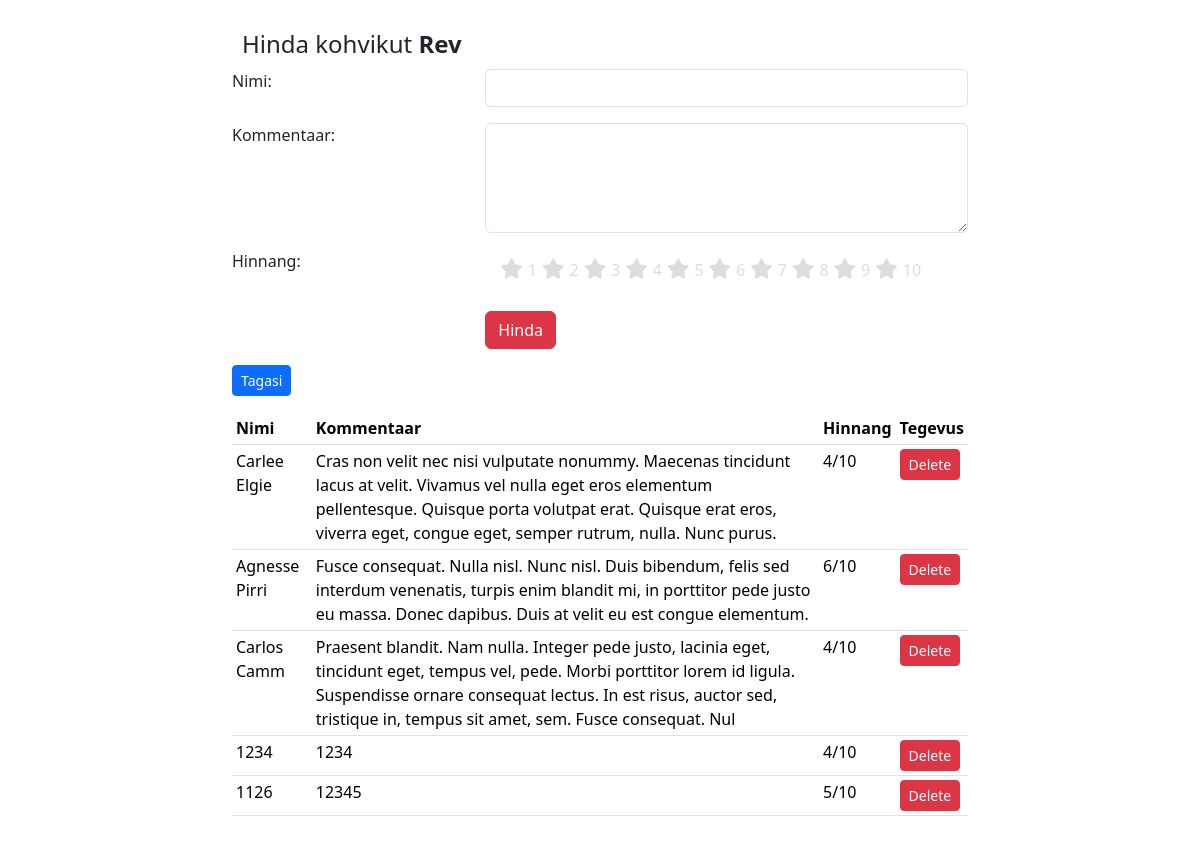
The page /kohvik.php?id=9 on the database its author committed.
### tables this page shows
CREATE TABLE `toidukohad` (
  `id` int(6) NOT NULL,
  `nimi` varchar(255) NOT NULL,
  `asukoht` varchar(255) NOT NULL,
  `keskmine_hinne` double NOT NULL,
  `hinnatud` int(6) NOT NULL
);

CREATE TABLE `hinnangud` (
  `id` int(6) NOT NULL,
  `nimi` varchar(255) NOT NULL,
  `kommentaar` varchar(255) NOT NULL,
  `hinnang` int(2) NOT NULL,
  `toidukohad_id` int(6) NOT NULL
);

### kohvik.php (the view, shortened to what this page needs)
<?php include('config.php'); ?>
<!doctype html>
<html lang="et">
<head>
    <link href="https://cdn.jsdelivr.net/npm/bootstrap@5.3.3/dist/css/bootstrap.min.css" rel="stylesheet">
    <link href="//netdna.bootstrapcdn.com/font-awesome/3.2.1/css/font-awesome.css" rel="stylesheet">
</head>
<body>
<div class="container">
    <div class="row">
        <div class="col-2"></div>
        <div class="col-8">
            <?php
            if (!empty($_GET["id"])) {
                $id = intval($_GET["id"]);
                $query = 'SELECT * FROM toidukohad WHERE id=' . $id;
                $result = mysqli_query($yhendus, $query);
                $cafe = mysqli_fetch_assoc($result);
            } else {
                echo '<div class="alert alert-danger" role="alert">Cafe ID is missing.</div>';
                exit();
            }
            ?>
            <h1>Hinda kohvikut <strong><?php echo htmlspecialchars($cafe['nimi']); ?></strong></h1>
            <form action="kohvik.php?id=<?php echo $id; ?>" method="post">
                <div class="row mb-3">
                    <div class="col-sm-4">Nimi:</div>
                    <div class="col-sm-8"><input required type="text" name="nimi" class="form-control"></div>
                </div>
                <div class="row mb-3">
                    <div class="col-sm-4">Kommentaar:</div>
                    <div class="col-sm-8"><textarea required name="kommentaar" rows="4" class="form-control"></textarea></div>
                </div>
                <div class="row mb-3">
                    <div class="col-sm-4">Hinnang:</div>
                    <div class="col-sm-8">
                        <div class="rating">
                            <?php for ($i = 10; $i >= 1; $i--) { ?>
                                <label for="star<?php echo $i; ?>" title="<?php echo $i; ?> stars"><?php echo $i; ?> </label>
                            <?php } ?>
                        </div>
                    </div>
                </div>
                <div class="row mb-3">
                    <div class="col-sm-4"></div>
                    <div class="col-sm-8"><input class="btn btn-danger" type="submit" value="Hinda"></div>
                </div>
            </form>
            <div class="row mb-3">
                <div class="col-sm-4"><a class="btn btn-primary btn-sm" href="index.php">Tagasi</a></div>
            </div>
            <table class="table table-sm">
                <thead>
                    <tr>
                        <th>Nimi</th>
                        <th>Kommentaar</th>
                        <th>Hinnang</th>
                        <th>Tegevus</th>
                    </tr>
                </thead>
                <tbody>
                    <?php
                    $query = 'SELECT * FROM hinnangud WHERE toidukohad_id=' . $id;
                    $result = mysqli_query($yhendus, $query);
                    while ($row = mysqli_fetch_assoc($result)) {
                        echo '<tr>';
                        echo '<td>' . htmlspecialchars($row['nimi']) . '</td>';
                        echo '<td>' . htmlspecialchars($row['kommentaar']) . '</td>';
                        echo '<td>' . intval($row['hinnang']) . '/10</td>';
                        echo '<td><a href="kohvik.php?del=' . intval($row['id']) . '&id=' . $id . '" class="btn btn-danger btn-sm">Delete</a></td>';
                        echo '</tr>';
                    }
                    ?>
                </tbody>
            </table>
        </div>
        <div class="col-2"></div

### kohvik.php (style rules this page uses)
* { margin: 0; padding: 0; }
.rating { float: left; height: 46px; padding: 0 10px; }
fieldset, label { margin: 0; padding: 0; }
body { margin: 20px; }
h1 { font-size: 1.5em; margin: 10px; }
.rating { border: none; float: left; }
.rating > label:before { margin: 5px; font-size: 1.25em; font-family: FontAwesome; display: inline-block; content: "\f005"; }
.rating > label { color: #ddd; float: right; }

### rows shown on the page
toidukohad: nimi "Rev"
hinnangud: nimi "Carlee Elgie", kommentaar "Cras non velit nec nisi vulputate nonummy. Maecenas tincidunt lacus at velit. Vivamus vel nulla eget eros elementum pellentesque. Quisque porta volutpat erat. Quisque erat eros, viverra eget, congue eget, semper rutrum, nulla. Nunc purus.", hinnang "4"
hinnangud: nimi "Agnesse Pirri", kommentaar "Fusce consequat. Nulla nisl. Nunc nisl. Duis bibendum, felis sed interdum venenatis, turpis enim blandit mi, in porttitor pede justo eu massa. Donec dapibus. Duis at velit eu est congue elementum.", hinnang "6"
hinnangud: nimi "Carlos Camm", kommentaar "Praesent blandit. Nam nulla. Integer pede justo, lacinia eget, tincidunt eget, tempus vel, pede. Morbi porttitor lorem id ligula. Suspendisse ornare consequat lectus. In est risus, auctor sed, tristique in, tempus sit amet, sem. Fusce consequat. Nul", hinnang "4"
hinnangud: nimi "1234", kommentaar "1234", hinnang "4"
hinnangud: nimi "1126", kommentaar "12345", hinnang "5"
